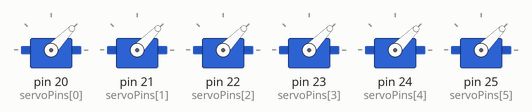
Recording of a sketch running on a simulated Arduino Mega 2560, built with avr-gcc and run on an emulated ATmega2560. Parts: 6 × servo.

Above: at 0.05 s.
At 1.35 s:
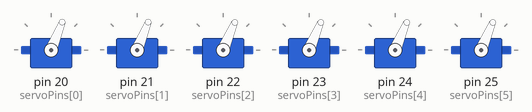
At 2.55 s:
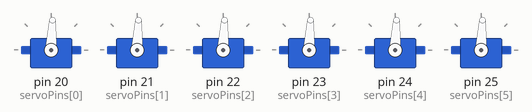
At 5.1 s:
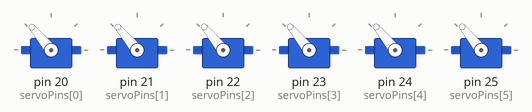
At 7.65 s:
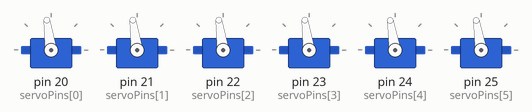
At 10.2 s:
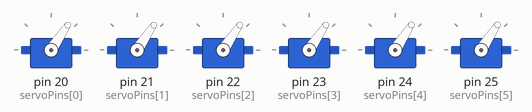
Timing chart, 0 to 14.1 s (numbered marks = the images above):
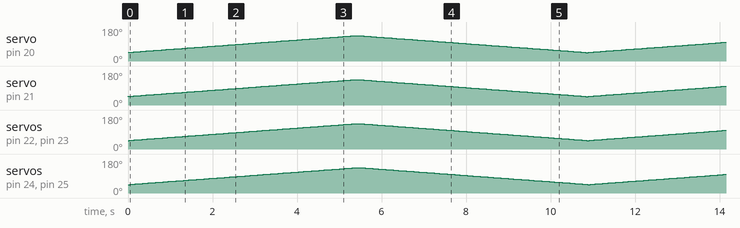

The sketch:

allSweep_backup.ino
```cpp
/*
  SerialSweepN
  Reads serial data until the null byte and turns that data into servo movement for n servos

  Note: Change numServos to number of servos and set servoPins to correct pins
*/
#include <Servo.h>

//int servoPins[] = {9, 10};
//int servoPins[] = {2, 3, 4, 5};
//int servoPins[] = {2, 3, 4, 5, 6, 7, 8, 9, 10, 11, 12, 13, 14, 15, 16, 17, 18, 19, 20, 21, 22, 23, 24, 25, 26, 27, 28, 29, 30, 31, 32, 33, 34, 35, 36, 37};
//int servoPins[] = {46, 47, 48, 49, 50, 51};
int servoPins[] = {20, 21, 22, 23, 24, 25};
//int servoPins[] = {2, 3, 4, 5, 6, 7, 8, 9, 10, 11, 12, 13, 14, 15, 16, 17, 18, 19, 20, 21, 22, 23, 24, 25, 26, 27, 28, 29, 30, 31};
const int numServos = sizeof(servoPins)/sizeof(int);
Servo servos[numServos];
int myDelay = 10;

char serialData[numServos * 3];
char tempData[3];

void setup() {
  for (int i=0; i < numServos; i++) {
    servos[i].attach(servoPins[i]);
    servos[i].write(45);
  }
}

void loop() {
  int ang = 45;
  while(ang < 135){
    ang += 1;
    for (int i=0; i < numServos; i++) {
      servos[i].write(ang);
      delay(myDelay);
    }
  }
  while(ang > 45){
    ang -= 1;
    for (int i=0; i < numServos; i++) {
      servos[i].write(ang);
      delay(myDelay);
    }
  }
}
```
